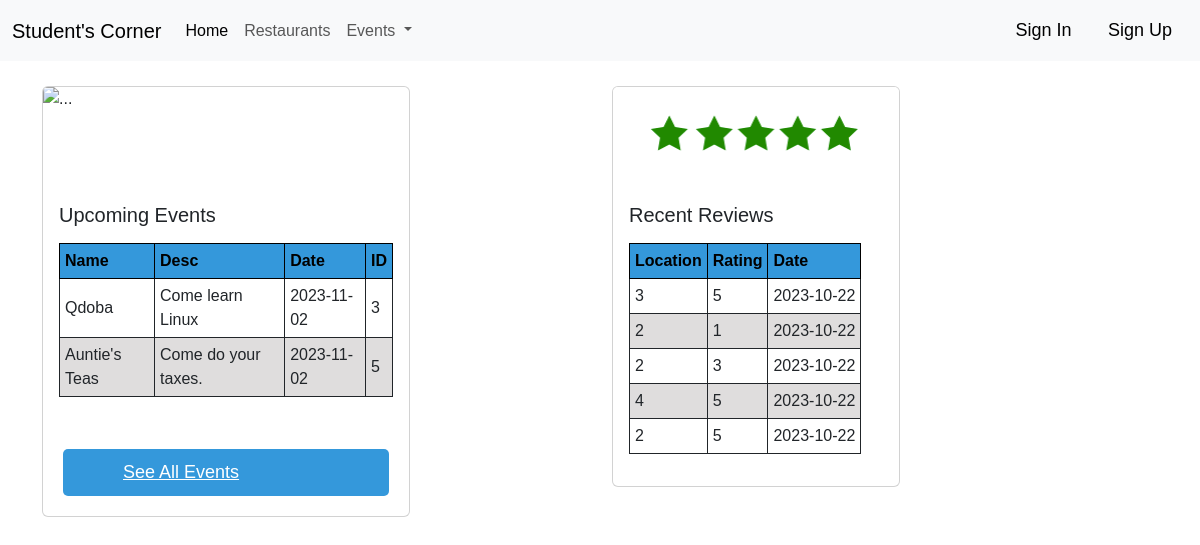
The page /index.html on the database its author committed.
### app/models.py (models this page shows)
class Event(db.Model):
    __tablename__= 'events'
    food_id = db.Column(db.String, db.ForeignKey("foods.id"))
    id = db.Column(db.Integer, primary_key=True)
    date = db.Column(db.String)
    desc = db.Column(db.String)
    user_id= db.Column(db.String, db.ForeignKey("users.id"))
    user=db.relationship("User", back_populates="events")
    food_= db.relationship("Food")

class Review(db.Model):
    __tablename__= 'reviews'
    date = db.Column(db.String)
    food_id = db.Column(db.String, db.ForeignKey("foods.id"))
    id = db.Column(db.Integer, primary_key=True)
    rating = db.Column(db.Integer)
    comments = db.Column(db.String)
    user_id= db.Column(db.String, db.ForeignKey("users.id"))
    user=db.relationship("User",back_populates="reviews")
    food_= db.relationship("Food")

### app/routes.py (the view)
@app.route('/')
@app.route('/index')
@app.route('/index.html')
def index():
    todays_date = date.today().strftime('%Y-%m-%d')
    list_events= db.session.query(Event).order_by(Event.date).filter(Event.date >= todays_date).limit(5).all()
    list_reviews = db.session.query(Review).order_by(Review.date.desc()).limit(5).all()
    foods = Food.query.all()
    return render_template('index.html',user=current_user, five_events=list_events, five_reviews= list_reviews,restaurants=foods)

### templates/index.html (shortened to what this page needs)
{% extends 'base.html' %}
{% block main %}
<div class="container">
    <div class="row">
        <div class="col-lg-6 mb-4">
<div class="card" style="width: 23rem; margin-top:25px;">
  <img src="https://encrypted-tbn0.gstatic.com/images?q=tbn:ANd9GcRpZIVwIBdBSfrr0h7vygT6rWbHV49d76QLzNXFMajVsMuoDAPmHFH6Tgti2O88jRBlCdc&usqp=CAU" class="card-img-top" alt="...">
  <div class="card-body">
    <h4 class="card-title">Upcoming Events</h4>
    <p class="card-text">
        <table>
            <tr>
                <th>Name</th>
                <th>Desc</th>
                <th>Date</th>
                <th>ID</th>
            </tr>
            {% for event in five_events %}
            {% if loop.index % 2 == 0 %}
            <tr class="even_row">
                {% else %}
            <tr class="odd_row">
                {% endif %}
                <td>{{ event.food_id }}</td>
                <td>{{ event.desc }}</td>
                <td>{{ event.date }}</td>
                <td>{{ event.id }}</td>
            </tr>
            {% endfor %}
        </table>
    </div>
    <a href="#" <button type="button" class="button-events" onclick=simple_action("{{ url_for('list_events') }}")>See All Events</button></a>
  </div>
</div>
<div class="col-lg-6 mb-4">
<div class="card" style="width: 18rem; margin-top:25px;">
    <img class="card-img-top" alt="...">
    <div class="card-body">
      <h4 class="card-title">Recent Reviews</h4>
      <p class="card-text">
          <table>
              <tr>
                  <th>Location</th>
                  <th>Rating</th>
                  <th>Date</th>
              </tr>
              {% for review in five_reviews %}
              {% if loop.index % 2 == 0 %}
              <tr class="even_row">
                  {% else %}
              <tr class="odd_row">
                  {% endif %}
                  <td>{{ review.food_id }}</td>
                  <td>{{ review.rating }}</td>
                  <td>{{ review.date }}</td>
              </tr>
              {% endfor %}
          </table>
  </p>
    </div>
  </div>
{% endblock %}

### static/style.css (style rules this page uses)
body { font-family: Arial, Helvetica, sans-serif; font-size: medium; background-image:url(https://www.msudenver.edu/wp-content/uploads/2021/06/Campus_Summer_Buildings1304ms_20180621_cc-1-scaled.jpg) }
table, th, td { border: 1px solid; padding: 5px }
th { background-color: #3498db; color: rgb(0, 0, 0) }
.odd_row { background-color: white; }
.even_row { background-color: rgb(223, 221, 221); }
img { height: 100px; width: auto; }
.button-events { background-color: #3498db; color: #ffffff; padding: 10px 60px; font-size: 18px; border: none; cursor: pointer; margin: 20px; border-radius: 5px; }
h4 { color: #000000; font-size: 20px; }
img { width: auto; height: 100px; }

### rows shown on the page
Event: food_id "Qdoba", desc "Come learn Linux", date "2023-11-02", id "3"
Event: food_id "Auntie's Teas", desc "Come do your taxes.", date "2023-11-02", id "5"
Review: food_id "3", rating "5", date "2023-10-22"
Review: food_id "2", rating "1", date "2023-10-22"
Review: food_id "2", rating "3", date "2023-10-22"
Review: food_id "4", rating "5", date "2023-10-22"
Review: food_id "2", rating "5", date "2023-10-22"
